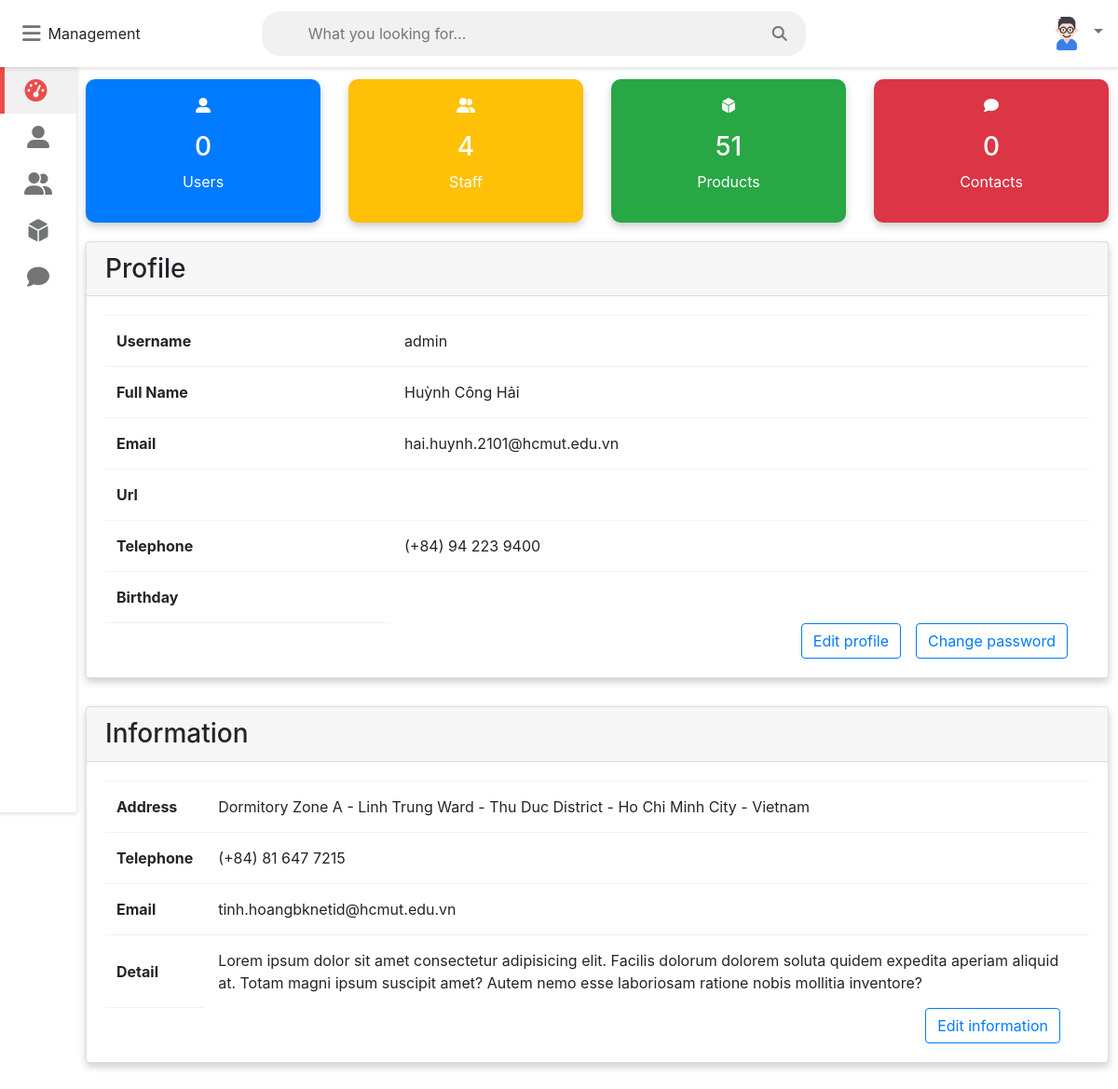
The app's page /php/admin/dashboard.php (signed in) with its own data.
### tables this page shows
create table information(
    detail longtext,
    address varchar(255),
    phone varchar(255),
    email varchar(255)
);

### php/admin/dashboard.php (the view, shortened to what this page needs)
<?php
require_once "config.php";
?>
<!DOCTYPE html>
<html lang="en">
<head>
    <link rel="stylesheet" href="/assets/css/admin.css">
    <link rel="stylesheet" href="https://maxcdn.bootstrapcdn.com/bootstrap/4.5.2/css/bootstrap.min.css">
    <link rel="stylesheet" href="https://cdnjs.cloudflare.com/ajax/libs/font-awesome/4.7.0/css/font-awesome.min.css">
</head>
<body class="overlay-scrollbar">
    <div class="navbar" style="position:fixed;">
        <ul class="navbar-nav d-flex flex-row">
            <li class="nav-item mx-2" style="line-height:0;">
                <a class="nav-link">
                    <i class="fas fa-bars" onclick="collapseSidebar()"></i>
                </a>
            </li>
            <li class="nav-item" id="mangeLogo">
                Management
            </li>
        </ul>
        <form class="navbar-search">
            <input type="text" name="Search" class="navbar-search-input" placeholder="What you looking for...">
            <i class="fas fa-search"></i>
        </form>
        <ul class="navbar-nav nav-right d-flex flex-row align-items-center justify-content-between">
            <li class="nav-item dropdown">
                <a class="nav-link dropdown-toggle" href="#" id="user-img" role="button" data-toggle="dropdown" aria-haspopup="true" aria-expanded="false">
                    <img src="/assets/img/user.png" width="40" height="40" class="rounded-circle">
                </a>
            </li>
        </ul>
    </div>
    <div class="sidebar">
        <ul class="sidebar-nav">
            <li class="sidebar-nav-item">
                <a href="dashboard.php" class="sidebar-nav-link active">
                    <div>
                        <i class="fas fa-tachometer-alt"></i>
                    </div>
                </a>
            </li>
            <li class="sidebar-nav-item">
                <a href="user.php" class="sidebar-nav-link">
                    <div>
                        <i class="fas fa-user-alt"></i>
                    </div>
                </a>
            </li>
            <li class="sidebar-nav-item">
                <a href="staff.php" class="sidebar-nav-link">
                    <div>
                        <i class="fas fa-user-friends"></i>
                    </div>
                </a>
            </li>
            <li class="sidebar-nav-item">
                <a href="product.php" class="sidebar-nav-link">
                    <div>
                        <i class="fas fa-dice-d6"></i>
                    </div>
                </a>
            </li>
            <li class="sidebar-nav-item">
                <a href="contact.php" class="sidebar-nav-link">
                    <div>
                        <i class="fas fa-comment"></i>
                    </div>
                </a>
            </li>
        </ul>
    </div>
    <div class="wrapper">
        <div class="row">
            <div class="col-lg-3 col-md-6 col-sm-12">
                <div class="counter bg-primary">
                    <p>
                        <i class="fas fa-user-alt"></i>
                    </p>
                    <?php
                    $sql = "SELECT COUNT(id) FROM users";
                    $stmt = $mysqli->prepare($sql);
                    $stmt->execute();
                    $stmt->store_result();
                    $stmt->bind_result($number_users);
                    ?>
                    <h3><?php echo $number_users; ?></h3>
                    <p>Users</p>
                </div>
            </div>
            <div class="col-lg-3 col-md-6 col-sm-12">
                <div class="counter bg-warning">
                    <p>
                        <i class="fas fa-user-friends"></i>
                    </p>
                    <?php
                    $sql = "SELECT COUNT(id) FROM staff";
                    $stmt = $mysqli->prepare($sql);
                    $stmt->execute();
                    $stmt->store_result();
                    $stmt->bind_result($number_staff);
                    ?>
                    <h3><?php echo $number_staff; ?></h3>
                    <p>Staff</p>
                </div>
            </div>
            <div class="col-lg-3 col-md-6 col-sm-12">
                <div class="counter bg-success">
                    <p>
                        <i class="fas fa-dice-d6"></i>
                    </p>
                    <?php
                    $sql = "SELECT COUNT(id) FROM product";
                    $stmt = $mysqli->prepare($sql);
                    $stmt->execute();
                    $stmt->store_result();
                    $stmt->bind_result($number_product);
                    ?>
                    <h3><?php echo $number_product; ?></h3>
                    <p>Products</p>
                </div>
            </div>
            <div class="col-lg-3 col-md-6 col-sm-12">
                <div class="counter bg-danger">
                    <p>
                        <i class="fas fa-comment"></i>
                    </p>
                    <?php
                    $sql = "SELECT COUNT(id) FROM contact";
                    $stmt = $mysqli->prepare($sql);
                    $stmt->execute();
                    $stmt->store_result();
                    $stmt->bind_result($number_contact);
                    ?>
                    <h3><?php echo $number_contact; ?></h3>
                    <p>Contacts</p>
                </div>
            </div>
        </div>
        <div class="row">
            <div class="col-12">
                <div class="card">
                    <div class="card-header">
                        <h3 id="titleTable">
                            Profile
                        </h3>
                    </div>
                    <div class="card-content">
                        <?php
                        $admin = $_SESSION['admin'];
                        $sql = "SELECT email, full_name, url, telephone, date_of_birth FROM admin WHERE username=?";
                        $stmt = $mysqli->prepare($sql);
                        $stmt->bind_param('s', $param_username);
                        $stmt->execute();
                        $stmt->store_result();
                        $stmt->bind_result($email, $full_name, $url, $telephone, $birthday);
                        ?>
                        <table>
                            <tr>
                                <th>Username</th>
                                <td><?php echo $admin; ?></td>
                            </tr>
                            <tr>
                                <th>Full Name</th>
                                <td><?php echo $full_name; ?></td>
                            </tr>
                            <tr>
                                <th>Email</th>
                                <td><?php echo $email; ?></td>
                            </tr>
                            <tr>
                                <th>Url</th>
                                <td><?php echo $url; ?></td>
                            </tr>
                            <tr>
                                <th>Telephone</th>
                                <td><?php echo $telephone; ?></td>
                            </tr>
                            <tr>
                                <th>Birthday</th>
                                <td><?php echo $birthday; ?></td>
                            </tr>
                        </table>
                        <div class="col d-flex justify-content-end">
                            <button class="btn btn-outline-primary mx-3" data-toggle="modal" data-target="#profileModal">Edit profile</button>
                            <button class="btn btn-outline-primary mr-2" data-toggle="modal" data-target="#passwordModal">Change password</button>
                        </div>
                    </div>
                </div>
            </div>
        </div>
        <div class="row">
            <div class="col-12">
                <div class="card">
                    <div class="card-header">
                        <h3 id="titleTable">
                            Information
                        </h3>
                    </div>
                    <div class="card-content">
                        <?php
                        $sql = "SELECT * FROM information WHERE 1";
                        $stmt = $mysqli->prepare($sql);
                        $stmt->execute();
                        $stmt->store_result();
                        $stmt->bind_result($detail, $address, $phone_info, $email_info);
                        ?>
                        <table>
                            <tr>
                                <th>Address</th>
                                <td><?php echo $address; ?></td>
                            </tr>
                            <tr>
                                <th>Telephone</th>
                                <td><?php echo $phone_info; ?></td>
                            </tr>
                            <tr>
                                <th>Email</th>
                                <td><?php echo $email_info; ?></td>
                            </tr>
                            <tr>
                                <th>Detail</th>
                                <td><?php echo $detail; ?></td>
                            </tr>
                        </table>
                        <div class="col d-flex justify-content-end">
                            <button class="btn btn-outline-primary mx-3" data-toggle="modal" data-target="#informationModal">Edit information</button>
                        </div>
                    </div>
                </div>
            </div>
        </div>
    </div>
</body>
</html>

### assets/css/admin.css (style rules this page uses)
:root { --primary-color: #4834d4; --success-color: #6ab04c; --warning-color: #f0932b; --danger-color: #eb4d4b; --light-color: #212529; --light-second-color: #727475; --light-background: #ffffff; --light-second-background: #f1f1f1; --dark-color: #909090; --dark-second-color: #f5f6fa; --dark-background: #23242d; --dark-second-background: #181818; }
.light { --main-bg-color: var(--light-background); --second-bg-color: var(--light-second-background); --main-color: var(--light-color); --second-color: var(--light-second-color); }
.bg-primary { background: var(--primary-color); }
.bg-success { background: var(--success-color); }
.bg-warning { background: var(--warning-color); }
.bg-danger { background: var(--danger-color); }
* { box-sizing: border-box; }
body { font-family: "Roboto", sans-serif; background: var(--main-bg-color); color: var(--main-color); margin: 0; }
.navbar { display: flex; flex-direction: row; background: var(--main-bg-color); color: var(--main-color); position: fixed; top: 0; right: 0; left: 0; z-index: 101; box-shadow: rgba(0, 0, 0, 0.12) 0px 1px 4px 1px; }
#mangeLogo { display: flex; align-items: center; }
.navbar-nav { list-style: none; display: flex; flex-direction: row; padding-left: 0; margin-bottom: 0; margin-top: 0; }
.nav-link { float: left; text-align: center; padding: 21px 10px; text-decoration: none; font-size: 17px; color: var(--second-color); position: relative; }
.navbar-nav i { font-size: 1.4rem; }
.nav-right { margin-left: auto; }
.navbar-search { position: relative; margin: auto; width: 50%; }
.navbar-search input { background: var(--second-bg-color); border: none; padding: 12px 50px 12px 50px; width: 100%; outline: none; color: var(--main-color); border-radius: 20px; }
.navbar-search i { position: absolute; top: 50%; right: 20px; transform: translateY(-50%); color: var(--second-color); cursor: pointer; }
.dropdown { position: relative; }
.wrapper { padding: 10px; margin-left: 82px; padding-top: 75px; transition: margin-left 0.5s; }
.sidebar { width: 82px; height: 100vh; position: fixed; margin-top: 72px; background: var(--main-bg-color); box-shadow: rgba(0, 0, 0, 0.12) 0px 1px 4px 1px; overflow: hidden; z-index: 100; transition: width 0.5s; }
.sidebar-nav { list-style: none; padding: 0; margin: 0; display: flex; flex-direction: column; align-items: center; height: 100vh; }
.sidebar-nav-item { width: 100%; }
.sidebar-nav-link { display: flex; align-items: center; color: var(--main-color); text-decoration: none; }
.sidebar-nav-link i { font-size: 1.5rem; color: var(--second-color); position: absolute; left: 50%; top: 50%; transform: translate(-50%, -50%); }
.sidebar-nav-link div { min-width: 82px; height: 50px; position: relative; }
.sidebar-nav-link.active { background: var(--second-bg-color); color: var(--danger-color); }
.sidebar-nav-link.active div { border-left: 5px solid var(--danger-color); }
.sidebar-nav-link.active i { color: var(--danger-color); margin-left: -5px; }
.row { display: flex; flex-wrap: wrap; flex-direction: row; }
.row:after, .row:before { box-sizing: border-box; }
[class*="col-"] { padding: 10px; }
@media only screen and (min-width: 600px) { .col-sm-12 { width: 100%; } }
@media only screen and (min-width: 992px) { .col-12 { width: 100%; } }
.counter { padding: 16px; text-align: center; color: #fff; border-radius: 10px; box-shadow: 0 4px 8px 0 rgba(0, 0, 0, 0.2); }
.card { background: var(--main-bg-color); color: var(--main-color); border-radius: 10px; margin-bottom: 10px; box-shadow: 0 4px 8px 0 rgba(0, 0, 0, 0.2); }
.card-header { padding: 15px 30px; border-bottom: 1px solid var(--second-bg-color); position: relative; }
.card-header h3 { margin: 0; }
.card-content { padding: 20px; overflow-x: auto; }
table { border-collapse: collapse; width: 100%; }
table td { border-top: 1px solid var(--second-bg-color); padding: 15px; }
table th { border-top: 1px solid var(--second-bg-color); border-bottom: 1px solid var(--second-bg-color); padding: 15px 12px; text-align: left; }

### records on screen
information: address "Dormitory Zone A - Linh Trung Ward - Thu Duc District - Ho Chi Minh City - Vietnam", phone "(+84) 81 647 7215", email "tinh.hoangbknetid@hcmut.edu.vn", detail "Lorem ipsum dolor sit amet consectetur adipisicing elit. Facilis dolorum dolorem soluta quidem expedita aperiam aliquid at. Totam magni ipsum suscipit amet? Autem nemo esse laboriosam ratione nobis mollitia inventore?"

### other values on screen
$number_users "0"
$number_staff "4"
$number_product "51"
$number_contact "0"
$admin "admin"
$full_name "Huỳnh Công Hải"
$email "hai.huynh.2101@hcmut.edu.vn"
$telephone "(+84) 94 223 9400"
